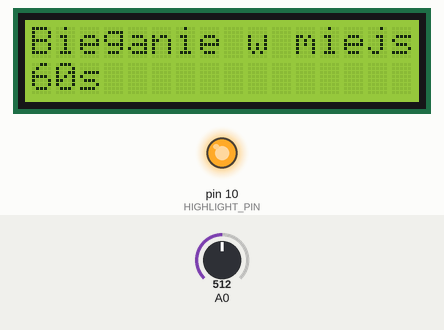
Simulated run of this sketch. Board: Arduino Uno, built with avr-gcc and run on an emulated ATmega328P. Shown: 16×2 character LCD, output pins drawn as LEDs (lit = HIGH). Inputs (shaded band) come from the test bench; at power-on: A0 = 512. Random numbers use the default seed unless the sketch sets one.

Above: at 1.2 s.
1.3 s: A0 set to 493
At 2.5 s:
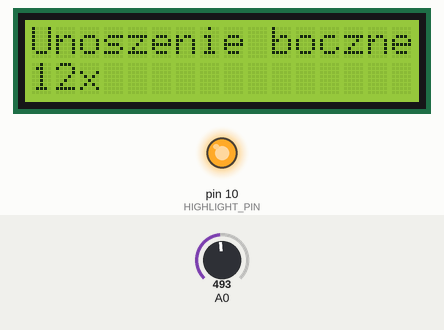
2.8 s: A0 set to 510
At 4.0 s:
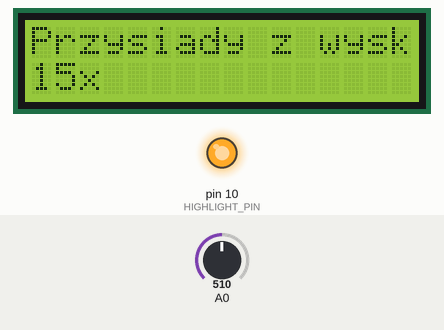
4.3 s: A0 set to 490
At 5.4 s:
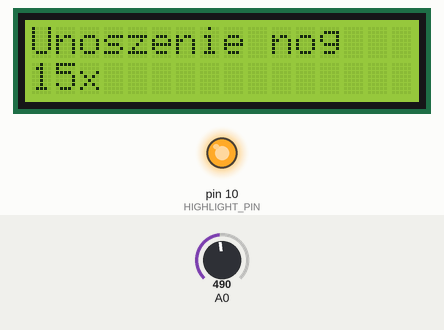
5.8 s: A0 set to 511
At 6.7 s:
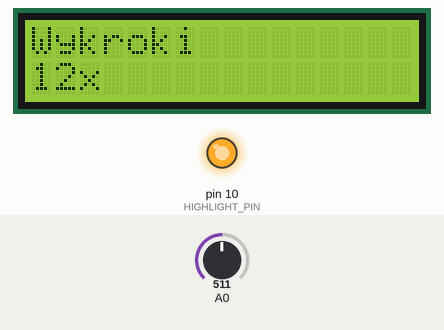
7.3 s: A0 set to 306
At 8.0 s:
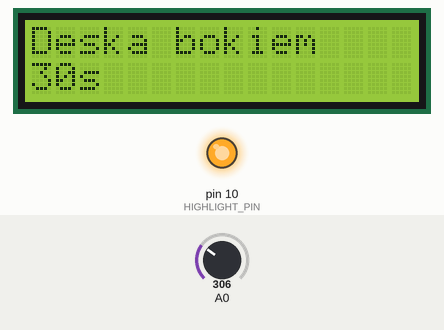
8.8 s: A0 set to 716
At 9.4 s:
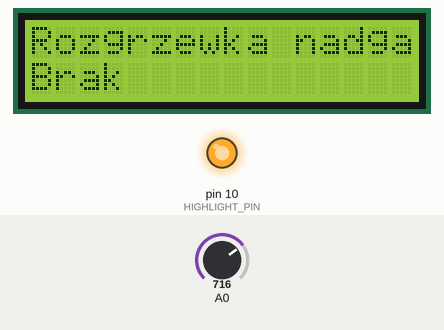
Timing chart, 0 to 11.3 s (numbered marks = the images above; inputs shaded):
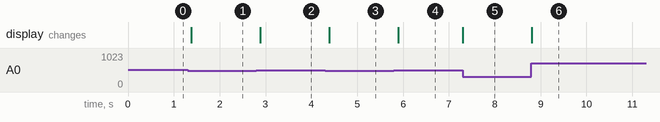

The sketch:

FitnessReminder.ino
```cpp
#include <LiquidCrystal.h>

#define HIGHLIGHT_PIN 10
#define BUZZER_PIN 3

LiquidCrystal lcd(8, 9, 4, 5, 6, 7);

struct Exercise {
  const char* name;
  const char* repetitions;
};

Exercise exercises[] = {
  { "Pompki", "15x" },
  { "Brzuszki", "20x" },
  { "Przysiady", "20x" },
  { "Plank", "60s" },
  { "Hantle biceps", "12x" },
  { "Hantle triceps", "12x" },
  { "Martwy ciag", "10x" },
  { "Burpees", "15x" },
  { "Przysiady z hantlami", "12x" },
  { "Mountain Climbers", "30s" },
  { "Podskoki", "30s" },
  { "Rozciaganie karku", "Brak" },
  { "Pajacyki", "30s" },
  { "Przyciaganie kolan", "20x" },
  { "Rozciaganie barkow", "Brak" },
  { "Skłony boczne", "20x" },
  { "Spacer farmera", "30s" },
  { "Rotacja barkow", "15x" },
  { "Rozgrzewka nadgarstkow", "Brak" },
  { "Deska bokiem", "30s" },
  { "Wykroki", "12x" },
  { "Unoszenie nog", "15x" },
  { "Przysiady z wyskokiem", "15x" },
  { "Unoszenie boczne hantli", "12x" },
  { "Bieganie w miejscu", "60s" },
};

int currentExercise = 0;

enum Button { NONE, SELECT, LEFT, UP, DOWN, RIGHT };
Button previousPressedButton = NONE;

unsigned long lastReminder = 0;
const unsigned long interval = 1000UL * 60 * 10;

void setup() {
  Serial.begin(9600);
  lcd.begin(16, 2);
  pinMode(HIGHLIGHT_PIN, OUTPUT);
  randomSeed(analogRead(A1));

  displayCurrentExercise();
  turnOnBacklight();
}

void loop() {
  const Button pressedButton = getPressedButton(analogRead(A0));

  if (pressedButton != previousPressedButton) {
    handleButtonAction(pressedButton);
  }

  if (millis() - lastReminder >= interval) {
    pickRandomExercise();
  }

  previousPressedButton = pressedButton;

  delay(100);
}

Button getPressedButton(int buttonValue) {
  if (buttonValue > 900) {
    return NONE;
  } else if (buttonValue > 750) {
    return SELECT;
  } else if (buttonValue > 500) {
    return LEFT;
  } else if (buttonValue > 300) {
    return DOWN;
  } else if (buttonValue > 100) {
    return UP;
  } else {
    return RIGHT;
  }
}

void handleButtonAction(Button button) {
  if (button == DOWN || button == LEFT) {
    setPrevExercise();
  } else if (button == UP || button == RIGHT) {
    setNextExercise();
  } else if (button == SELECT) {
    markAsDone();
  }
}

void pickRandomExercise() {
  const int numberOfExercises = getNumberOfExercises();
  currentExercise = random(0, numberOfExercises);
  displayCurrentExercise();
  turnOnBacklight();
  resetTimer();
  playSound();
}

void setNextExercise() {
  const int numberOfExercises = getNumberOfExercises();
  if (currentExercise + 1 == numberOfExercises) {
    currentExercise = 0;
  } else {
    currentExercise++;
  }
  displayCurrentExercise();
  turnOnBacklight();
  resetTimer();
}

void setPrevExercise() {
  const int numberOfExercises = getNumberOfExercises();
  if (currentExercise - 1 < 0) {
    currentExercise = numberOfExercises - 1;
  } else {
    currentExercise--;
  }
  displayCurrentExercise();
  turnOnBacklight();
  resetTimer();
}

void displayCurrentExercise() {
  lcd.clear();
  lcd.setCursor(0, 0);
  lcd.print(exercises[currentExercise].name);
  lcd.setCursor(0, 1);
  lcd.print(exercises[currentExercise].repetitions);
}

int getNumberOfExercises() {
  return sizeof(exercises) / sizeof(exercises[0]);
}

void resetTimer() {
  lastReminder = millis();
}

void markAsDone() {
  turnOffBacklight();
}

void turnOnBacklight() {
  digitalWrite(HIGHLIGHT_PIN, HIGH);
}

void turnOffBacklight() {
  digitalWrite(HIGHLIGHT_PIN, LOW);
}

void playSound() {
  tone(BUZZER_PIN, 440, 200);
}
```

Measured:
- the behaviour switches between 501 and 500 on A0 (found by bisection; images 0 and 1)
- after the input at 1.3 s, the display: changes after 0.08 s (image 1)
- after the input at 2.8 s, the display: changes after 0.09 s (image 2)
- after the input at 4.3 s, the display: changes after 0.09 s (image 3)
- after the input at 5.8 s, the display: changes after 0.10 s (image 4)
- after the input at 7.3 s, the display: changes at once (image 5)
- after the input at 8.8 s, the display: changes at once (image 6)
